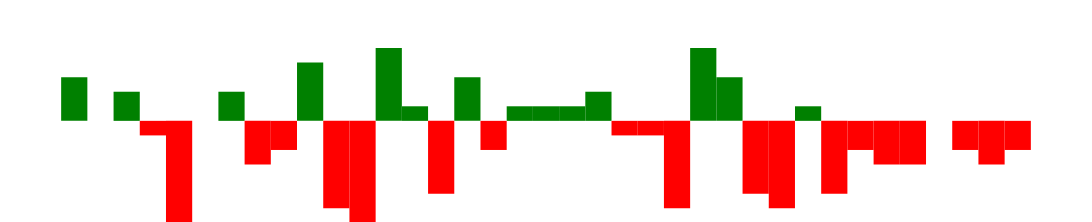

Write a Vega-Lite specification for this figure.
### Vega specification from a JSON file in a GitHub repository (floating-point values rounded to 4 significant figures)
{"$schema": "https://vega.github.io/schema/vega/v5.json", "width": 250, "height": 40, "padding": 0, "data": [{"name": "table", "values": [{"game": "g1", "diff": 3}, {"game": "g2", "diff": 0}, {"game": "g3", "diff": 2}, {"game": "g4", "diff": -1}, {"game": "g5", "diff": -7}, {"game": "g6", "diff": 0}, {"game": "g7", "diff": 2}, {"game": "g8", "diff": -3}, {"game": "g9", "diff": -2}, {"game": "g10", "diff": 4}, {"game": "g11", "diff": -6}, {"game": "g12", "diff": -7}, {"game": "g13", "diff": 5}, {"game": "g14", "diff": 1}, {"game": "g15", "diff": -5}, {"game": "g16", "diff": 3}, {"game": "g17", "diff": -2}, {"game": "g18", "diff": 1}, {"game": "g19", "diff": 1}, {"game": "g20", "diff": 1}, {"game": "g21", "diff": 2}, {"game": "g22", "diff": -1}, {"game": "g23", "diff": -1}, {"game": "g24", "diff": -6}, {"game": "g25", "diff": 5}, {"game": "g26", "diff": 3}, {"game": "g27", "diff": -5}, {"game": "g28", "diff": -6}, {"game": "g29", "diff": 1}, {"game": "g30", "diff": -5}, {"game": "g31", "diff": -2}, {"game": "g32", "diff": -3}, {"game": "g33", "diff": -3}, {"game": "g34", "diff": 0}, {"game": "g35", "diff": -2}, {"game": "g36", "diff": -3}, {"game": "g37", "diff": -2}]}], "signals": [{"name": "tooltip", "value": {}, "on": [{"events": "rect:mouseover", "update": "datum"}, {"events": "rect:mouseout", "update": "{}"}]}], "scales": [{"name": "xscale", "type": "band", "domain": {"data": "table", "field": "game"}, "range": "width", "padding": 0.05, "round": true}, {"name": "yscale", "domain": {"data": "table", "field": "diff"}, "nice": true, "range": "height"}], "axes": [{"orient": "bottom", "scale": "xscale", "labels": false, "ticks": false}, {"orient": "right", "scale": "yscale", "labels": false, "ticks": false}], "marks": [{"type": "rect", "from": {"data": "table"}, "encode": {"enter": {"x": {"scale": "xscale", "field": "game"}, "width": {"scale": "xscale", "band": 1}, "y": {"scale": "yscale", "field": "diff"}, "y2": {"scale": "yscale", "value": 0}, "fill": [{"test": "datum.diff > 0", "value": "green"}, {"value": "red"}]}, "update": {"fill": [{"test": "datum.diff > 0", "value": "green"}, {"value": "red"}]}, "hover": {"fill": {"value": "black"}}}}, {"type": "text", "encode": {"enter": {"align": {"value": "center"}, "baseline": {"value": "bottom"}, "fill": {"value": "#333"}}, "update": {"x": {"scale": "xscale", "signal": "tooltip.game", "band": 0.5}, "y": {"scale": "yscale", "signal": "tooltip.diff", "offset": 0.05}, "text": {"signal": "tooltip.diff"}, "fillOpacity": [{"test": "datum === tooltip", "value": 0}, {"value": 1}]}}}], "config": {}}
